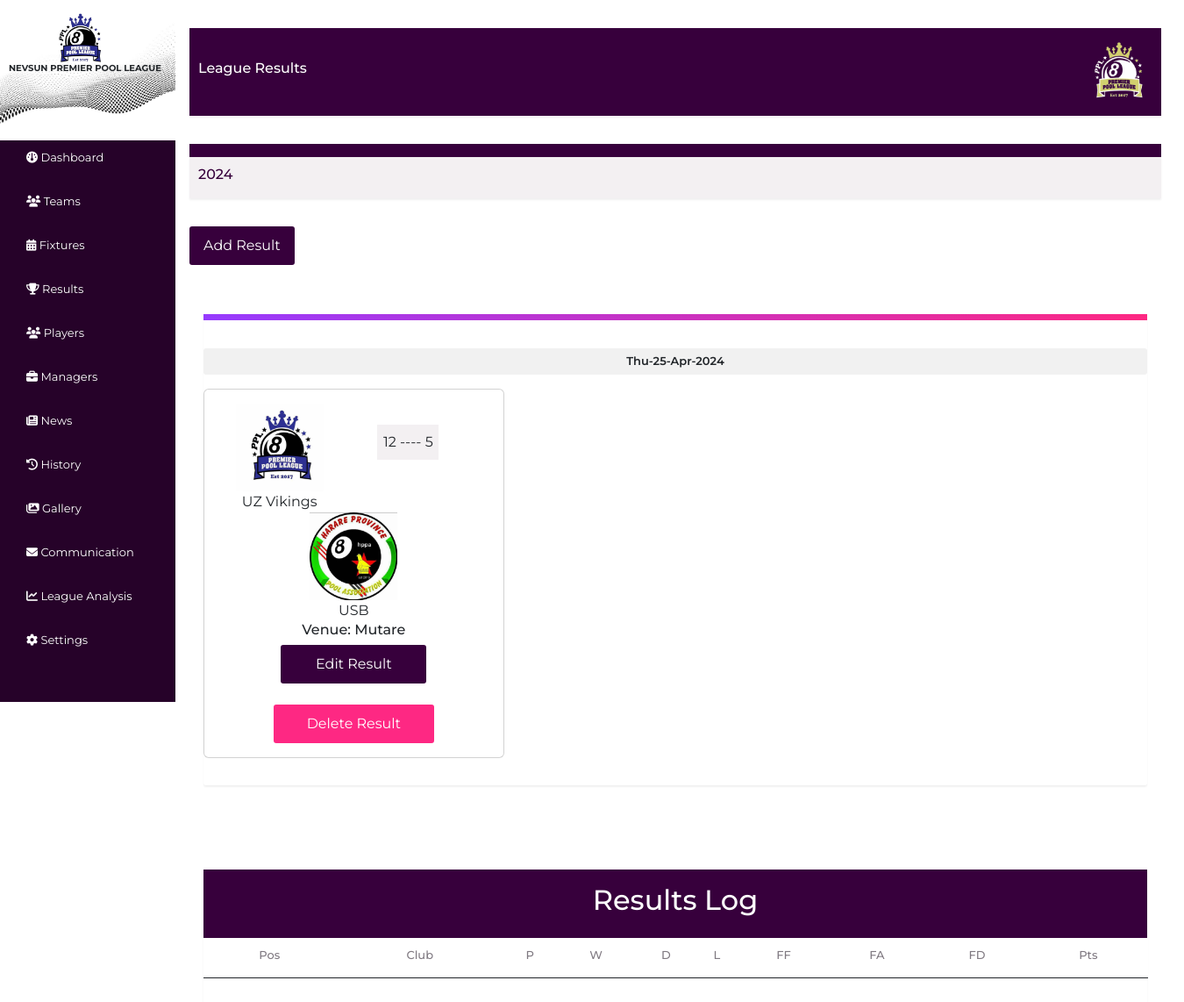
/Admin/Results.php, run on an earlier commit of the app's database.
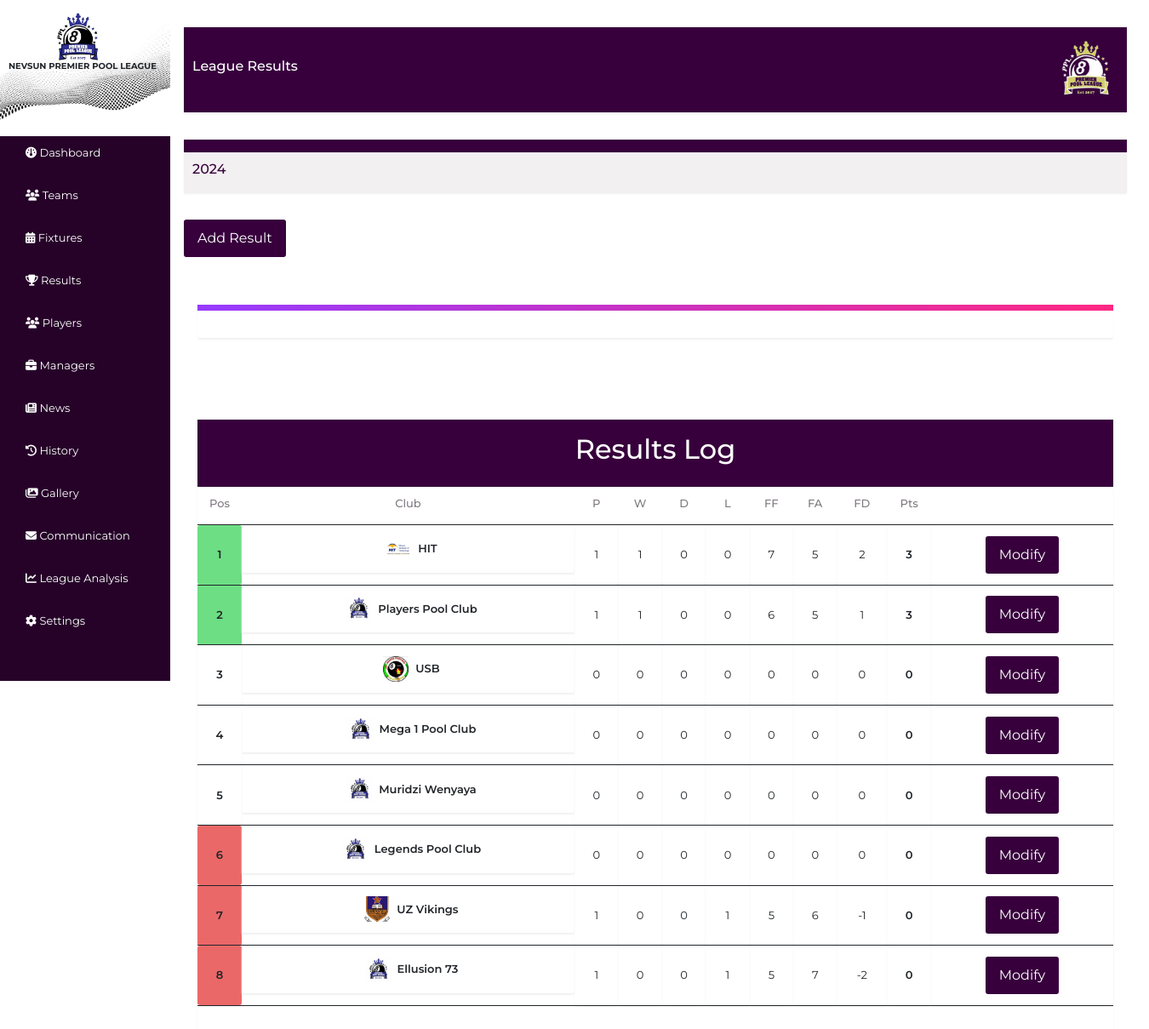
And on a later commit of the database.
### tables this page shows
CREATE TABLE `fixtures` (
  `id` int(11) NOT NULL,
  `team1id` int(11) NOT NULL,
  `team2id` int(11) NOT NULL,
  `date` datetime NOT NULL,
  `venue` varchar(50) NOT NULL
);

CREATE TABLE `clubs` (
  `id` int(11) NOT NULL,
  `name` varchar(30) NOT NULL,
  `estdate` datetime NOT NULL,
  `location` varchar(30) NOT NULL,
  `numplayers` int(11) NOT NULL,
  `logo` varchar(30) NOT NULL
);

CREATE TABLE `results` (
  `id` int(11) NOT NULL,
  `fixtureId` int(11) NOT NULL,
  `team1Score` int(11) NOT NULL,
  `team2Score` int(11) NOT NULL
);

CREATE TABLE `log` (
  `id` int(11) NOT NULL,
  `position` int(11) NOT NULL,
  `clubId` int(11) NOT NULL,
  `played` int(11) NOT NULL,
  `wins` int(11) NOT NULL,
  `draws` int(11) NOT NULL,
  `loses` int(11) NOT NULL,
  `ff` int(11) NOT NULL,
  `fa` int(11) NOT NULL,
  `fd` int(11) NOT NULL,
  `points` int(11) NOT NULL
);

### Admin/Results.php (the view, shortened to what this page needs)
<?php
include './adminHeader.php';
require_once('../databaseConn.php');
function getTeamLogo($logoFileName)
{
    $logoPath = "../Admin/images/uploads/" . $logoFileName;
    if (file_exists($logoPath)) {
        return $logoPath;
    } else {
        return "../Admin/images/default_logo.png";
    }
}
?>
<div class="container" style="margin-left: 200px;">
    <div class="clubsSection section" id="clubs">
        <div class="sectionHeader flex">
            <div class="seasonYear">
                <h6>League Results</h6>
            </div>
            <div class="logoDiv">
                <img src="../static/images/logo.png" alt="Logo Image">
            </div>
        </div>
        <div style="width: 100%; height:15px;background-color:#37003c;"></div>
        <div class="sectionHeader flex" style="background-color: #f3f0f2;">
            <div class="seasonYear">
                <h6 style="color:#37003c; text-align:center;"><?php $currentYear = date('Y');
                                                                echo $currentYear; ?></h6>
            </div>
        </div>
        <button type="button" class="btn btn-success" data-bs-toggle="modal" data-bs-target="#addClubModal">Add Result</button>
        <br><br>
        <div class="section fixturesSection container">
            <div class="sectionContainer">
                <div class="sectionContent  grid">
                    <div class="fixtureDiv borderTop">
                        <?php
                        $sql = "SELECT DISTINCT date FROM `fixtures`";
                        $resul = mysqli_query($conn, $sql);
                        while ($dateRow = mysqli_fetch_assoc($resul)) {
                            $selectedDate = $dateRow["date"];
                            $sql = "SELECT f.id, c1.name AS team1_name, c1.logo AS team1_logo, c2.name AS team2_name, c2.logo AS team2_logo, f.date, f.venue, r1.team1Score AS team1_score, r1.team2Score AS team2_score, r1.id AS rId
                FROM fixtures f
                INNER JOIN clubs c1 ON f.team1id = c1.id
                INNER JOIN clubs c2 ON f.team2id = c2.id
                INNER JOIN results r1 on f.id = r1.fixtureId
                WHERE f.date = '$selectedDate';";
                            $result = mysqli_query($conn, $sql);
                            $fixtureCount = 0;
                            while ($row = mysqli_fetch_assoc($result)) {
                                if (mysqli_num_rows($result) > 0) {
                        ?>
                                    <div class="date">
                                        <?php echo date('D-d-M-Y', strtotime($selectedDate)); ?>
                                    </div>
                                    <?php
                                    if ($fixtureCount % 3 == 0) {
                                        echo '<div class="row">';
                                    }
                                    $team1_logo = getTeamLogo($row["team1_logo"]);
                                    $team2_logo = getTeamLogo($row["team2_logo"]);
                                    ?>
                                    <div class="col-md-4">
                                        <div class="card" style="margin-bottom: 15px;">
                                            <div class="card-body">
                                                <div class="row">
                                                    <div class="col">
                                                        <img src="<?php echo $team1_logo; ?>" alt="" style="width: 100px;">
                                                        <div class="team-name"><?php echo $row["team1_name"]; ?></div>
                                                    </div>
                                                    <div class="col game-time" style="text-align: center; text-align: center; padding-left: 30px; padding-right: 0px;">
                                                        <div class="mt-4 pt-2" style="background-color: #f3f0f2; height:40px; width:70px; ">
                                                            <?php echo $row["team1_score"]; ?> ----
                                                            <?php echo $row["team2_score"]; ?>
                                                        </div>
                                                    </div>
                                                    <div class="col">
                                                        <img src="<?php echo $team2_logo; ?>" alt="" style="width: 100px;">
                                                        <div class="team-name"><?php echo $row["team2_name"]; ?></div>
                                                    </div>
                                                </div>
                                                <div class="row" style="text-align: center;">
                                                    <h6>Venue: <?php echo $row["venue"]; ?></h6>
                                                </div>
                                                <div class="row">
                                                    <a class="btn btn-primary" style="width: 50%; margin:0 auto;" data-bs-toggle="modal" data-bs-target="#editModal<?php echo $row["id"] ?>" style="margin-right: 10px;">Edit Result</a>
                                                </div>
                                                <br>
                                                <div class="row">
                                                    <a href="" class="btn btn-primary" style="width: 55%; margin:0 auto; background-color:#fe2883;" data-bs-toggle="modal" data-bs-target="#deleteModal<?php echo $row["id"] ?>">Delete Result</a>
                                                </div>
                                            </div>
                                        </div>
                                    </div>
                        <?php
                                    $fixtureCount++;
                                }
                                echo '</div>';
                            }
                        }
                        ?>
                    </div>
                </div>
            </div>
        </div>
    </div>
    <section class="section container logSection ">
        <div class="sectionContainer">
            <div class="sectionContent ">
                <div class="table__WeekPlayers grid">
                    <div class="tableDiv">
                        <div class="tableLogoDiv">
                            <h2 style="color: white;">Results Log</h2>
                        </div>
                        <div class="table">
                            <table>
                                <tr>
                                    <th>Pos</th>
                                    <th>Club</th>
                                    <th>P</th>
                                    <th>W</th>
                                    <th>D</th>
                                    <th>L</th>
                                    <th>FF</th>
                                    <th>FA</th>
                                    <th>FD</th>
                                    <th>Pts</th>
                                    <th></th>
                                </tr>
                                <?php
                                $countQuery = "SELECT COUNT(*) AS total_items FROM log;";
                                $countResult = mysqli_query($conn, $countQuery);
                                if ($countResult) {
                                    $rowCount = mysqli_fetch_assoc($countResult)['total_items'];
                                } else {
                                    echo "Error getting item count: " . mysqli_error($conn);
                                }
                                $counter = 1;
                                $teamsQuery = "SELECT l.*, c.name AS team_name, c.logo AS team_logo
                                 FROM log l
                                 INNER JOIN clubs c ON l.clubid = c.id
                                 ORDER BY l.points DESC, l.fd DESC;";
                                $teamsResult = mysqli_query($conn, $teamsQuery);
                                while ($teamRow = mysqli_fetch_assoc($teamsResult)) {
                                ?>
                                    <tr class="tr" style="padding: 1rem 0">
                                        <?php
                                        if ($counter < 3) { ?>
                                            <td class="pos green leader"><?php echo $counter ?></td>
                                        <?php
                                        } else if ($rowCount - 2 <= $counter) {
                                        ?>
                                            <td class="pos red"><?php echo $counter ?></td>
                                        <?php
                                        } else {
                                        ?>
                                            <td class="pos"><?php echo $counter ?></td>
                                        <?php
                                        }
                                        ?>
                                        <?php $counter++ ?>
                                        <td class="flex">
                                            <div class="teamLogoDiv">
                                                <img src="./images/uploads/<?php echo $teamRow["team_logo"]  ?>" alt="Team Logo" class="teamLogo" />
                                            </div>
                                            <div class="name"><?php echo $teamRow["team_name"]  ?></div>
                                        </td>
                                        <td><?php echo $teamRow["played"]  ?></td>
                                        <td><?php echo $teamRow["wins"]  ?></td>
                                        <td><?php echo $teamRow["draws"]  ?></td>
                                        <td><?php echo $teamRow["loses"]  ?></td>
                                        <td><?php echo $teamRow["ff"]  ?></td>
                                        <td><?php echo $teamRow["fa"]  ?></td>
                                        <td><?php echo $teamRow["fd"]  ?></td>
                                        <td class="points"><?php echo $teamRow["points"]  ?></td>
                                        <td><button class="btn btn-primary" data-bs-toggle="modal" data-bs-target="#editModal<?php echo $teamRow["id"] ?>">Modify</button></td>
                                    </tr>
                                <?php
                                }
                                ?>
                            </table>
                        </div>
                    </div>
                </div>
            </div>
        </div>
    </section>
</div>

### Admin/adminHeader.php (shortened to what this page needs)
<!DOCTYPE html>
<html lang="en">
<head>
    <link href="https://cdn.jsdelivr.net/npm/bootstrap@5.3.0/dist/css/bootstrap.min.css" rel="stylesheet">
    <link rel="stylesheet" href="https://cdnjs.cloudflare.com/ajax/libs/font-awesome/6.2.1/css/all.min.css" />
    <link rel="stylesheet" href="../main.css">
    <link rel="stylesheet" href="../release/v4.0.0/css/line.css">
    <link rel="stylesheet" href="../swiper-bundle.min.css">
</head>
<body>
    <div class="container-fluid">
        <div class="row flex-nowrap">
            <div class="fixed-sidebar">
                <li class="logo-navs">
                    <img src=" ../static/images/vector-bg.jpg" style="height:160px;" alt="">
                    <img src=" ../static/images/logo.png" class="logo-on-top" alt="Logo">
                    <small class="text-on-top"><b> NEVSUN PREMIER POOL LEAGUE</b></small>
                </li>
                <div class="list-group flex-column">
                    <a href="adminIndex.php">
                        <li class="navs"><i class="fa-solid fa-gauge"></i> Dashboard </li>
                    </a>
                    <a href="Teams.php">
                        <li class="navs"><i class="fas fa-users"></i> Teams </li>
                    </a>
                    <a href="Fixtures.php">
                        <li class="navs"><i class="fas fa-calendar-alt"></i> Fixtures </li>
                    </a>
                    <a href="Results.php">
                        <li class="navs"><i class="fas fa-trophy"></i> Results </li>
                    </a>
                    <a href="Player.php">
                        <li class="navs"><i class="fas fa-users"></i> Players </li>
                    </a>
                    <a href="Managers.php">
                        <li class="navs"><i class="fas fa-briefcase"></i> Managers </li>
                    </a>
                    <a href="News.php">
                        <li class="navs"><i class="fas fa-newspaper"></i> News </li>
                    </a>
                    <a href="History.php">
                        <li class="navs"><i class="fas fa-history"></i> History </li>
                    </a>
                    <a href="Gallery.php">
                        <li class="navs"><i class="fas fa-images"></i> Gallery </li>
                    </a>
                    <a href="Communication.php">
                        <li class="navs"><i class="fas fa-envelope"></i> Communication </li>
                    </a>
                    <a href="LeagueAnalysis.php">
                        <li class="navs"><i class="fas fa-chart-line"></i> League Analysis </li>
                    </a>
                    <a href="Settings.php">
                        <li class="navs"><i class="fas fa-cog"></i> Settings </li>
                    </a>
                </div>
            </div>
        </div>
    </div>
</body>

### Admin/adminHeader.php (style rules this page uses)
.fixed-sidebar { position: fixed; left: 0; width: 200px; height: 100vh; background-color: #260229; padding: 0; }
.navs { height: 50px; color: white; background-color: #260229; padding-left: 30px; padding-top: 10px; font-size: small; }
.logo-navs { height: 160px; }
.logo-on-top { position: absolute; top: 10px; left: 55px; width: 70px; height: 70px; }
.text-on-top { position: absolute; top: 70px; left: 10px; font-size: 10px; }

What changed in the data, as far as the page shows it:
removed fixtures: selectedDate "Thu-25-Apr-2024", team1id.logo (picture), team1id.name "UZ Vikings", results.team1Score "12", results.team2Score "5", team2id.logo (picture), team2id.name "USB", venue "Mutare"
added log: clubId.logo (picture), clubId.name "HIT", played "1", wins "1", draws "0", loses "0", ff "7", fa "5", fd "2", points "3"
added log: clubId.logo (picture), clubId.name "Players Pool Club", played "1", wins "1", draws "0", loses "0", ff "6", fa "5", fd "1", points "3"
added log: clubId.logo (picture), clubId.name "USB", played "0", wins "0", draws "0", loses "0", ff "0", fa "0", fd "0", points "0"
added log: clubId.logo (picture), clubId.name "Mega 1 Pool Club", played "0", wins "0", draws "0", loses "0", ff "0", fa "0", fd "0", points "0"
added log: clubId.logo (picture), clubId.name "Muridzi Wenyaya", played "0", wins "0", draws "0", loses "0", ff "0", fa "0", fd "0", points "0"
added log: clubId.logo (picture), clubId.name "Legends Pool Club", played "0", wins "0", draws "0", loses "0", ff "0", fa "0", fd "0", points "0"
added log: clubId.logo (picture), clubId.name "UZ Vikings", played "1", wins "0", draws "0", loses "1", ff "5", fa "6", fd "-1", points "0"
added log: clubId.logo (picture), clubId.name "Ellusion 73", played "1", wins "0", draws "0", loses "1", ff "5", fa "7", fd "-2", points "0"
